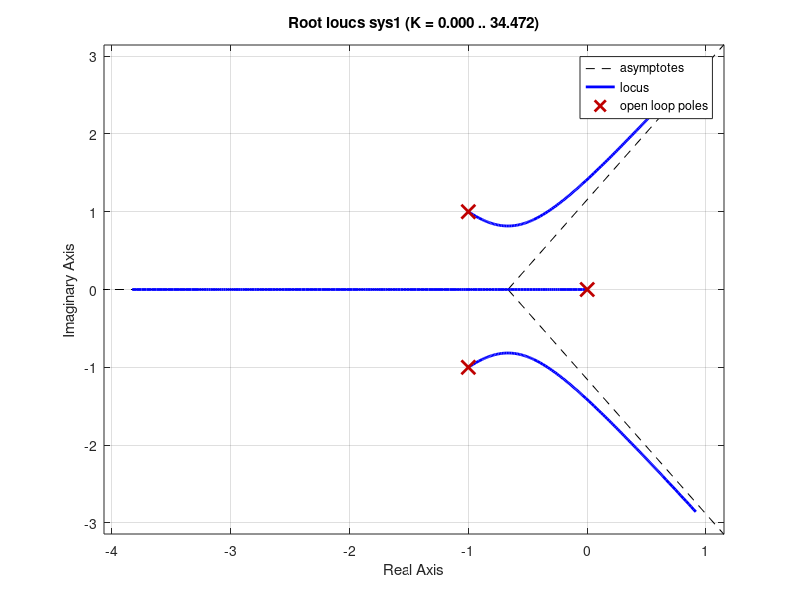
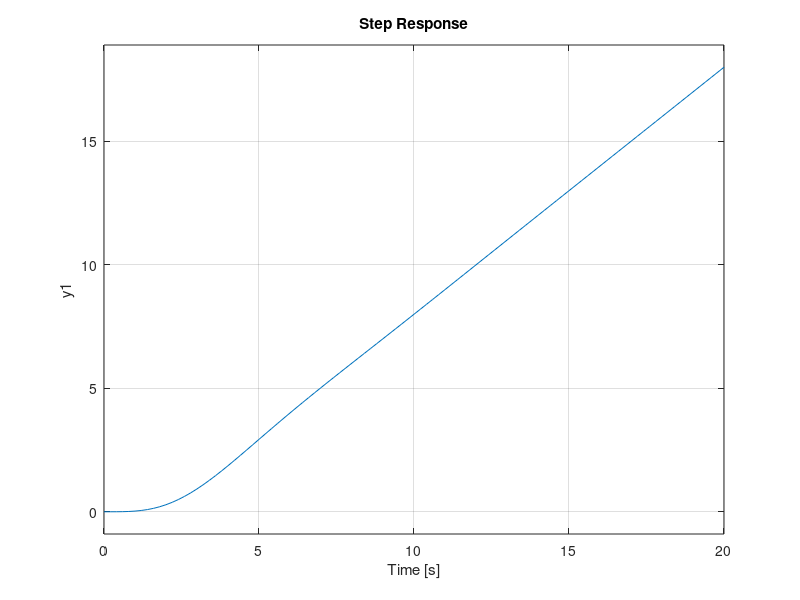
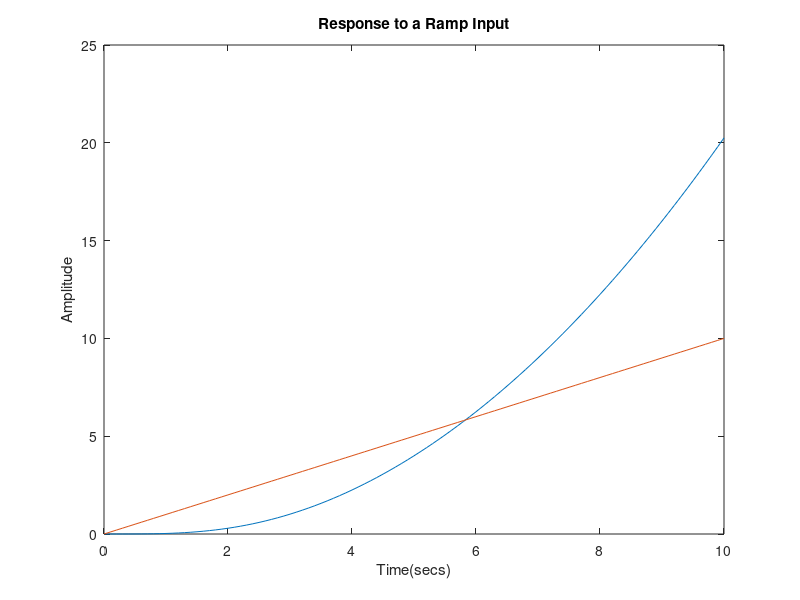
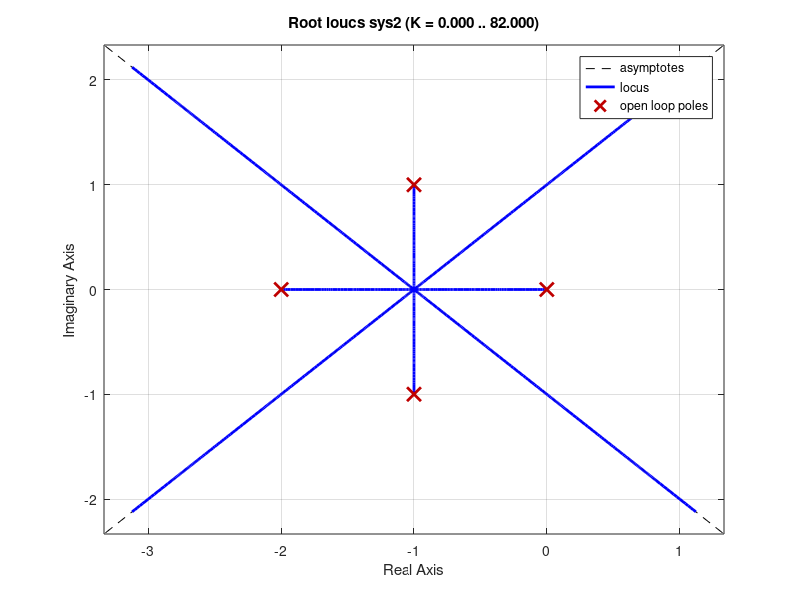

Reproduce these figures in MATLAB, in order.
clc;
clear all;
close all;

%%Question 1
num = [1];
den = [1 2 2 0];
sys1 = tf(num,den);     % My transfer function 

figure;
rlocus(sys1);

%Give it a ramp input
% [k, poles] = rlocfind(sys1);
k = 1;
s = tf('s');
cltf = feedback(k*sys1,1) % It is a 1 because we are using unity feedback.
figure;
step(cltf/s)
%ramp(cltf)

%Give the same system a ramp input to see the response. Should be the same
%response
t = 0:0.1:10;
alpha = 1;
ramp = alpha*t;         % My ramp input signal
[y,t] = lsim(sys1,ramp,t);
figure;
%plot(t,y); 
plot(t,y,t,ramp); 
xlabel('Time(secs)');
ylabel('Amplitude');
title('Response to a Ramp Input');

%%Question 2
num = [1];
den = [1 4 6 4 0];
sys2 = tf(num,den);

figure;
rlocus(sys2)

%%Question 3
num = [1 2];
den = [1 2 2 0];
sys3 = tf(num,den); 

figure;
rlocus(sys3)

%%Question 4
num = [1];
den = [1 0 0];
sys4 = tf(num,den);

%Part a => C(s)=kp
figure;
rlocus(sys4)
title('Satellite Altitude System with C(s)=kp')

%Part b => C(s)=kp+kds
num = [1 1];
den = [1 0 0];
sys4 = tf(num,den);

figure;
rlocus(sys4)
title('Satellite Altitude System with C(s)=kp+kds')

%USING LEAD COMPENSATION
z = 1;
num = [1 z];

%Set p = 20
p = 20;
%dem = [1 p 0 0];
den = conv([1 0 0],[1 p])
%conv is used to multiply the two polynomials
sys4 = tf(num,den)

figure;
rlocus(sys4)
title('Rocus Locus with p = 20')

%Set p = 9
p = 9;
den = conv([1 0 0],[1 p]);      
sys4 = tf(num,den)

figure;
rlocus(sys4)
title('Rocus Locus with p = 9')

%Set p = 3
p = 3;
den = conv([1 0 0],[1 p]);      
sys4 = tf(num,den)

figure;
rlocus(sys4)
title('Rocus Locus with p = 3')

%A question occured to me. Why is K not important in the transfer function